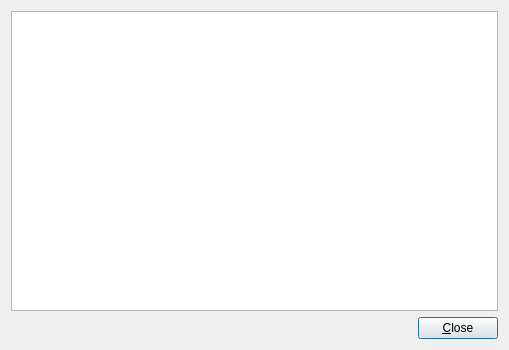
<?xml version="1.0" encoding="UTF-8"?>
<ui version="4.0">
 <class>ContentsDialog</class>
 <widget class="QDialog" name="ContentsDialog">
  <property name="geometry">
   <rect>
    <x>0</x>
    <y>0</y>
    <width>509</width>
    <height>350</height>
   </rect>
  </property>
  <property name="windowTitle">
   <string>Contents</string>
  </property>
  <layout class="QGridLayout" name="gridLayout">
   <item row="0" column="0">
    <layout class="QVBoxLayout" name="verticalLayout">
     <item>
      <widget class="QListWidget" name="listWidget"/>
     </item>
     <item>
      <layout class="QHBoxLayout" name="horizontalLayout">
       <item>
        <spacer name="horizontalSpacer">
         <property name="orientation">
          <enum>Qt::Horizontal</enum>
         </property>
         <property name="sizeHint" stdset="0">
          <size>
           <width>40</width>
           <height>20</height>
          </size>
         </property>
        </spacer>
       </item>
       <item>
        <widget class="QPushButton" name="closeButton">
         <property name="text">
          <string>&amp;Close</string>
         </property>
        </widget>
       </item>
      </layout>
     </item>
    </layout>
   </item>
  </layout>
 </widget>
 <tabstops>
  <tabstop>listWidget</tabstop>
  <tabstop>closeButton</tabstop>
 </tabstops>
 <resources/>
 <connections/>
</ui>
